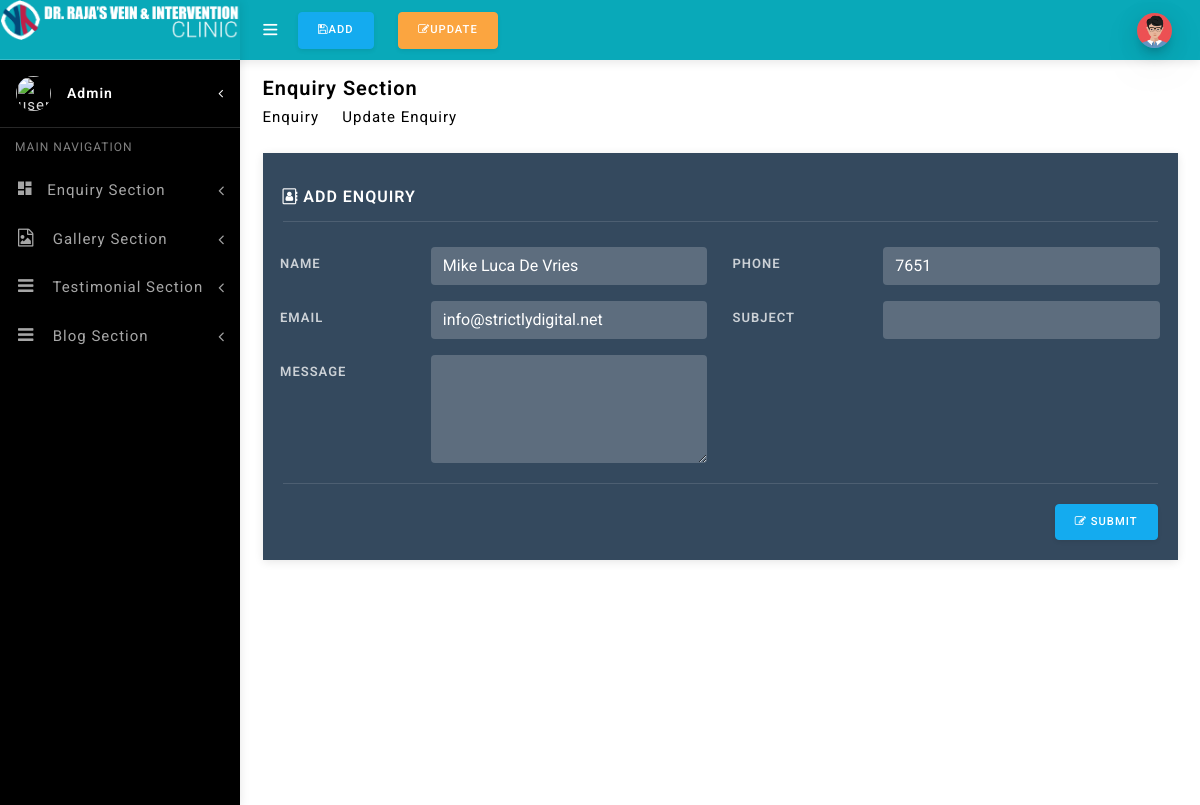
The page /admin/update-enquiry.php?id=504 (signed in) on the database its author committed.
### tables this page shows
CREATE TABLE `tbenq` (
  `id` int(11) NOT NULL,
  `enqnam` varchar(255) NOT NULL,
  `enqmob` varchar(255) NOT NULL,
  `enqeml` varchar(255) NOT NULL,
  `enqsub` varchar(255) NOT NULL,
  `enqmsg` varchar(255) NOT NULL,
  `added` varchar(255) NOT NULL,
  `date` date NOT NULL
);

### admin/update-enquiry.php (the view, shortened to what this page needs)
<?php include_once('header.php'); ?>
	<nav class="navbar navbar-expand fixed-top">
  <ul  class="navbar-nav mr-auto align-items-center">
					<li class="nav-item">
					  <a class="nav-link toggle-menu" href="javascript:void();">
					   <i class="icon-menu menu-icon"></i>
					 </a>
					</li>
					<li class="nav-item">
					    <a class="nav-link active" href="add-enquiry.php">
						<button type="button" class="btn btn-primary  waves-effect waves-light m-1"><i class="fa fa-save"></i>Add</button></a>
					  </li>
					  <li class="nav-item">
					   <a class="nav-link active" href="show-enquiry.php">
						<button type="button" class="btn btn-warning waves-effect waves-light m-1"><i class="fa fa-edit"></i>Update</button></a>
					  </li>
  </ul>
  <ul class="navbar-nav align-items-center right-nav-link">
    <li class="nav-item">
      <a class="nav-link dropdown-toggle dropdown-toggle-nocaret" data-toggle="dropdown" href="#">
        <span class="user-profile"><img src="assets/images/avatars/avatar-13.png" class="img-circle" alt="user avatar"></span>
      </a>
    </li>
  </ul>
</nav>
</header>
  <div class="content-wrapper"  >
    <div class="container-fluid">
     <div class="row pt-2 pb-2">
        <div class="col-sm-12">
		    <h4 class="page-title">Enquiry Section</h4>
		    <ol class="breadcrumb">
            <li class="breadcrumb-item"><a href="javaScript:void();">Enquiry</a></li>
            <li class="breadcrumb-item"><a href="javaScript:void();">Update Enquiry</a></li>
         </ol>
	   </div>
     </div>
     <div class="row" style="margin-bottom:150px;">
        <div class="col-lg-12">
          <div class="card">
            <div class="card-body">
              <form action="#" method="POST" enctype="multipart/form-data">
                <h4 class="form-header text-uppercase">
                  <i class="fa fa-address-book-o"></i>
                  Add Enquiry
                </h4>
				<?php
													 include('connection.php');
													 $id=$_GET['id'];
													 $sql="select * from tbenq where id='$id'";
													  $r=mysqli_query($dbcon,$sql);
													  while($row=mysqli_fetch_array($r))
													  {
													 ?>
                <div class="form-group row">
                  <label for="enqnam" class="col-sm-2 col-form-label"> Name</label>
                  <div class="col-sm-4">
                    <input type="text" class="form-control" value="<?php echo $row['enqnam']; ?>" id="enqnam" name="enqnam">
                  </div>
                  <label for="enqmob" class="col-sm-2 col-form-label">Phone</label>
                  <div class="col-sm-4">
                      <input type="text" class="form-control" value="<?php echo $row['enqmob']; ?>" id="enqmob" name="enqmob">
                  </div>
                </div>
                <div class="form-group row">
                  <label for="enqmsg" class="col-sm-2 col-form-label">Email</label>
                  <div class="col-sm-4">
                    <input type="email" class="form-control" id="enqeml" value="<?php echo $row['enqeml']; ?>" name="enqeml">
                  </div>
                   <label for="enqsub" class="col-sm-2 col-form-label">Subject</label>
                  <div class="col-sm-4">
                    <input type="text" class="form-control" id="enqsub" value="<?php echo $row['enqsub']; ?>" name="enqsub">
                  </div>
                </div>
                 <div class="form-group row">
                  <label for="enqmsg" class="col-sm-2 col-form-label">Message</label>
                  <div class="col-sm-4">
                     <textarea class="form-control" rows="4" id="enqmsg" value="<?php echo $row['enqmsg']; ?>" name="enqmsg"></textarea>
                  </div>
                </div>
												<?php } ?>
                <div class="form-footer">
                    <button  style="float:right" type="submit" name="btn3" id="btn3" class="btn btn-primary"><i class="fa fa-edit"></i> Submit</button>
                </div>
              </form>
            </div>
          </div>
        </div>
      </div>
    </div>
    </div>
 </div>
</body>
</html>

### rows shown on the page
tbenq: enqnam "Mike Luca De Vries", enqmob "7651", enqeml "info@strictlydigital.net"
